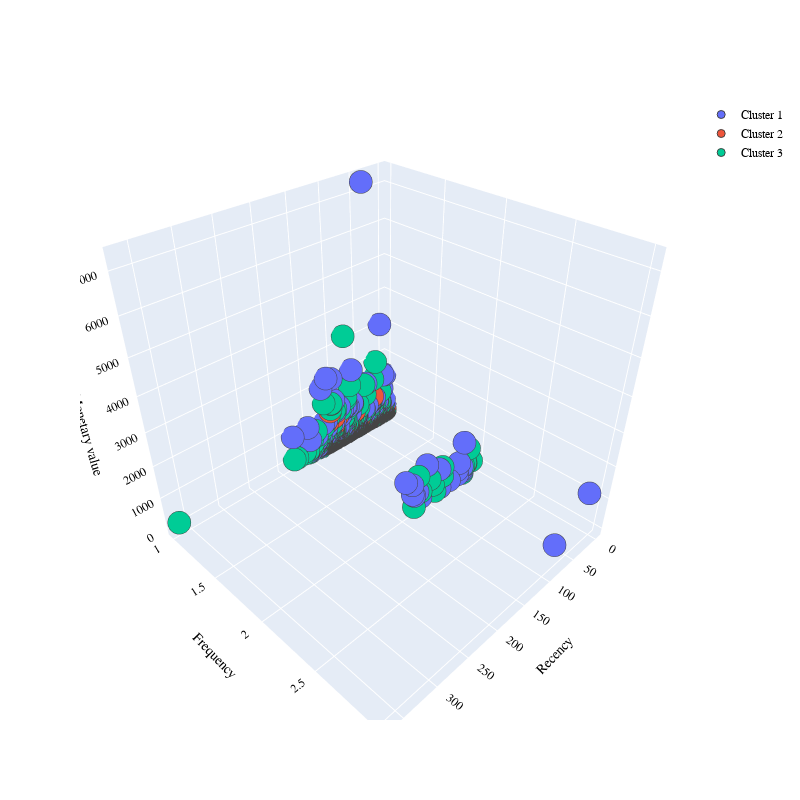

The code cell stored with this chart in its notebook:
### Markdown cell above
PCA and Autoencoders

### Code cell
encode_df, newdf = encoding_PCA(df, rfm_dataset)
sc_features = pca_preprocessing(newdf)
X_ = pca_ncomponents(sc_features)
scores = pca(X_)
print(len(scores))  

segkmeans, kmeanspca = pca_kmeans(sc_features, scores, nclusterskmeans)
rfmcopy['pca_clusters'] = kmeanspca.labels_ 

dfpca = pca_components(segkmeans, kmeanspca, rfmcopy)
silscores['pca'] = silhouette_score(X_, kmeanspca.labels_ , metric='euclidean')

pca_insights(dfpca)
pca_insights2(df, dfpca)
plot_clusters_pca(dfpca, nclusterskmeans)

### Figure 1 — Plotly figure (JSON) as saved in the notebook; plotly's stock layout.template omitted (floating-point values rounded to 4 significant figures; data arrays with more than 128 entries replaced by an {"elided": "..."} marker saying what was removed)
{"data": [{"marker": {"line": {"width": 1}, "size": 8}, "mode": "markers", "name": "Cluster 1", "type": "scatter3d", "x": {"elided": "641 int values"}, "y": {"elided": "641 int values"}, "z": {"elided": "641 float values"}}, {"marker": {"line": {"width": 1}, "size": 8}, "mode": "markers", "name": "Cluster 2", "type": "scatter3d", "x": [104, 13, 53, 133, 26, 58, 56, 41, 116, 56, 4, 64, 60, 97, 109, 82, 45, 53, 27, 120, 105, 0, 68, 51, 39, 82, 59, 36, 59, 110, 22, 134, 28, 54, 107], "y": [1, 1, 1, 1, 2, 1, 1, 1, 1, 1, 1, 1, 1, 1, 1, 1, 1, 1, 1, 1, 1, 1, 1, 1, 1, 1, 1, 1, 1, 1, 1, 1, 1, 1, 1], "z": [795.6, 131.7, 84.7, 208, 312.8, 33.22, 249.1, 37.25, 735.5, 46.16, 400.2, 623.1, 161.9, 765.8, 139.8, 358.3, 46.88, 114.5, 782.2, 260.6, 540.1, 192.3, 92.34, 85.46, 224.3, 28.03, 194.0, 69.04, 73.92, 1058.0, 177.9, 157.8, 103.0, 47.43, 152.8]}, {"marker": {"line": {"width": 1}, "size": 8}, "mode": "markers", "name": "Cluster 3", "type": "scatter3d", "x": {"elided": "629 int values"}, "y": {"elided": "629 int values"}, "z": {"elided": "629 float values"}}], "layout": {"autosize": true, "font": {"color": "black", "family": "Gilroy", "size": 12}, "height": 800, "scene": {"xaxis": {"title": {"font": {"color": "black"}, "text": "Recency"}}, "yaxis": {"title": {"font": {"color": "black"}, "text": "Frequency"}}, "zaxis": {"title": {"font": {"color": "black"}, "text": "Monetary value"}}}, "showlegend": true, "width": 800}}
